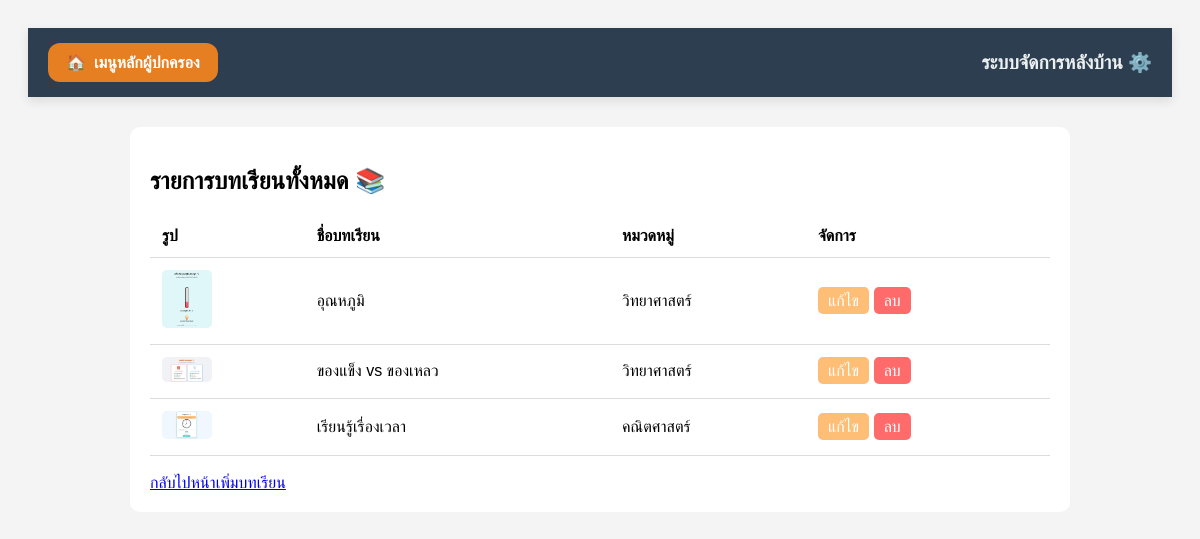
The app's page /admin/edit-list.php with its own data.
### tables this page shows
CREATE TABLE `lessons` (
  `id` int(11) NOT NULL AUTO_INCREMENT,
  `title` varchar(255) NOT NULL,
  `category` varchar(100) DEFAULT NULL,
  `thumbnail` varchar(255) DEFAULT NULL,
  `content_link` varchar(255) DEFAULT NULL,
  `description` varchar(4000) DEFAULT NULL,
  `created_at` timestamp NOT NULL DEFAULT current_timestamp(),
  PRIMARY KEY (`id`)
);

### admin/edit-list.php (the view, shortened to what this page needs)
<?php
require_once '../includes/db_connect.php';
$sql = "SELECT * FROM lessons ORDER BY id DESC";
$result = $conn->query($sql);
?>
<!DOCTYPE html>
<html lang="th">
<head>
</head>
<body>
     <?php include 'admin_header.php'; ?>
    <div class="table-container">
        <h2>รายการบทเรียนทั้งหมด 📚</h2>
        <table>
            <tr>
                <th>รูป</th>
                <th>ชื่อบทเรียน</th>
                <th>หมวดหมู่</th>
                <th>จัดการ</th>
            </tr>
            <?php while($row = $result->fetch_assoc()): ?>
            <tr>
                <td><img src="../uploads/<?php echo $row['thumbnail']; ?>" width="50"></td>
                <td><?php echo $row['title']; ?></td>
                <td><?php echo $row['category']; ?></td>
                <td>
                    <a href="edit-lesson.php?id=<?php echo $row['id']; ?>" class="btn-edit">แก้ไข</a>
                    <a href="admin_delete_lessons.php?id=<?php echo $row['id']; ?>" class="btn-delete" onclick="return confirm('แน่ใจนะว่าจะลบ?')">ลบ</a>
                </td>
            </tr>
            <?php endwhile; ?>
        </table>
        <br>
        <a href="admin.php"> กลับไปหน้าเพิ่มบทเรียน</a>
    </div>
</body>
</html>

### admin/edit-list.php (style rules this page uses)
body { font-family: sans-serif; background: #f4f4f4; padding: 20px; }
.table-container { background: white; padding: 20px; border-radius: 10px; max-width: 900px; margin: auto; }
table { width: 100%; border-collapse: collapse; }
th, td { padding: 12px; border-bottom: 1px solid #ddd; text-align: left; }
.btn-edit { background: #ffbe76; color: white; padding: 5px 10px; text-decoration: none; border-radius: 5px; }
.btn-delete { background: #ff6b6b; color: white; padding: 5px 10px; text-decoration: none; border-radius: 5px; }
img { border-radius: 5px; }

### records on screen
lessons: thumbnail (picture), title "อุณหภูมิ", category "วิทยาศาสตร์"
lessons: thumbnail (picture), title "ของแข็ง vs ของเหลว", category "วิทยาศาสตร์"
lessons: thumbnail (picture), title "เรียนรู้เรื่องเวลา", category "คณิตศาสตร์"
